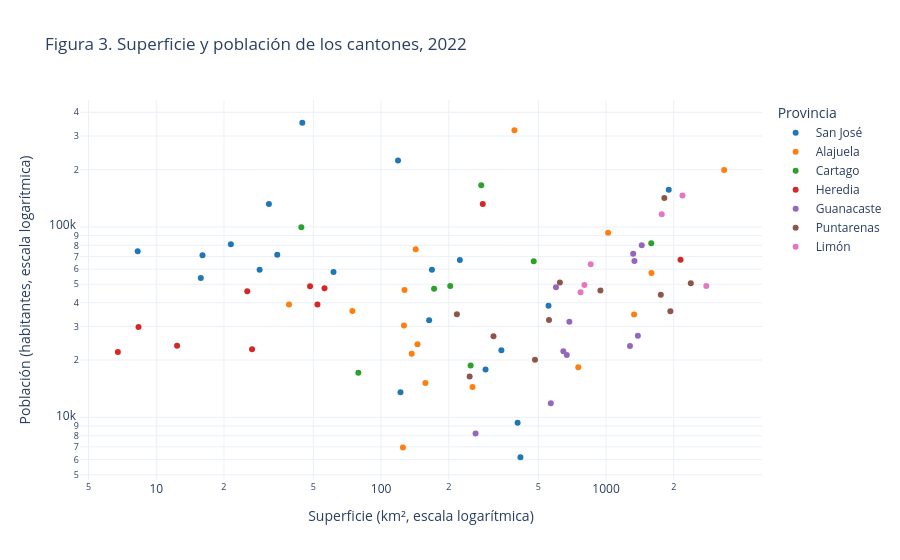

The notebook cell saved with this chart:
### Markdown cell above
La distribución es muy asimétrica: 59 de los 82 cantones tienen menos de 500 habitantes por km² (la mediana es de 83) y solo once, todos del Valle Central, superan los 2000. El valor extremo de la derecha es Tibás, con más de 9000 habitantes por km², seguido por el cantón de San José, con casi 8000. Por esa asimetría, el promedio de las densidades cantonales no representa bien al cantón típico; la mediana sí.

## Gráfico 3: superficie y población

Para explorar la relación entre dos variables numéricas se usa un gráfico de dispersión. Como ambas variables abarcan varios órdenes de magnitud, los dos ejes usan escala logarítmica. El color distingue la provincia y el cursor muestra el nombre de cada cantón.

### Code cell
fig = px.scatter(
    cantones,
    x="area_km2",
    y="poblacion",
    color="provincia",
    hover_name="canton",
    log_x=True,
    log_y=True,
    color_discrete_sequence=px.colors.qualitative.D3,
    title="Figura 3. Superficie y población de los cantones, 2022",
    labels={"area_km2": "Superficie (km², escala logarítmica)", "poblacion": "Población (habitantes, escala logarítmica)", "provincia": "Provincia"},
)
fig.show()

### Figure 1 — Plotly figure (JSON) as saved in the notebook; plotly's stock layout.template omitted (floating-point values rounded to 4 significant figures)
{"data": [{"hovertemplate": "<b>%{hovertext}</b><br><br>Provincia=San José<br>Superficie (km², escala logarítmica)=%{x}<br>Población (habitantes, escala logarítmica)=%{y}<extra></extra>", "hovertext": ["San José", "Escazú", "Desamparados", "Puriscal", "Tarrazú", "Aserrí", "Mora", "Goicoechea", "Santa Ana", "Alajuelita", "Vásquez de Coronado", "Acosta", "Tibás", "Moravia", "Montes de Oca", "Turrubares", "Dota", "Curridabat", "Pérez Zeledón", "León Cortés"], "legendgroup": "San José", "marker": {"color": "#1F77B4", "symbol": "circle"}, "mode": "markers", "name": "San José", "orientation": "v", "showlegend": true, "type": "scatter", "x": [44.62, 34.53, 118.9, 555.0, 291.3, 168.3, 163.5, 31.7, 61.42, 21.47, 223.9, 342.6, 8.27, 28.82, 15.78, 416.2, 404.4, 16.06, 1901.0, 121.9], "xaxis": "x", "y": [352381, 71500, 223226, 38525, 17810, 59588, 32348, 132104, 58020, 81012, 67078, 22542, 74592, 59546, 53862, 6173, 9364, 71026, 156917, 13553], "yaxis": "y"}, {"hovertemplate": "<b>%{hovertext}</b><br><br>Provincia=Alajuela<br>Superficie (km², escala logarítmica)=%{x}<br>Población (habitantes, escala logarítmica)=%{y}<extra></extra>", "hovertext": ["Alajuela", "San Ramón", "Grecia", "San Mateo", "Atenas", "Naranjo", "Palmares", "Poás", "Orotina", "San Carlos", "Zarcero", "Sarchí", "Upala", "Los Chiles", "Guatuso", "Río Cuarto"], "legendgroup": "Alajuela", "marker": {"color": "#FF7F0E", "symbol": "circle"}, "mode": "markers", "name": "Alajuela", "orientation": "v", "showlegend": true, "type": "scatter", "x": [391.6, 1022.0, 142.5, 125.0, 126.3, 127.0, 38.94, 74.48, 145.1, 3352.0, 157.4, 136.8, 1593.0, 1333.0, 752.8, 254.9], "xaxis": "x", "y": [322143, 93264, 76226, 6952, 30407, 46647, 39148, 36207, 24217, 198742, 15153, 21562, 57361, 34701, 18316, 14418], "yaxis": "y"}, {"hovertemplate": "<b>%{hovertext}</b><br><br>Provincia=Cartago<br>Superficie (km², escala logarítmica)=%{x}<br>Población (habitantes, escala logarítmica)=%{y}<extra></extra>", "hovertext": ["Cartago", "Paraíso", "La Unión", "Jiménez", "Turrialba", "Alvarado", "Oreamuno", "El Guarco"], "legendgroup": "Cartago", "marker": {"color": "#2CA02C", "symbol": "circle"}, "mode": "markers", "name": "Cartago", "orientation": "v", "showlegend": true, "type": "scatter", "x": [278.7, 477.0, 44.18, 250.1, 1589.0, 79.19, 202.9, 172.0], "xaxis": "x", "y": [165417, 65941, 99539, 18710, 82065, 17134, 48911, 47375], "yaxis": "y"}, {"hovertemplate": "<b>%{hovertext}</b><br><br>Provincia=Heredia<br>Superficie (km², escala logarítmica)=%{x}<br>Población (habitantes, escala logarítmica)=%{y}<extra></extra>", "hovertext": ["Heredia", "Barva", "Santo Domingo", "Santa Bárbara", "San Rafael", "San Isidro", "Belén", "Flores", "San Pablo", "Sarapiquí"], "legendgroup": "Heredia", "marker": {"color": "#D62728", "symbol": "circle"}, "mode": "markers", "name": "Heredia", "orientation": "v", "showlegend": true, "type": "scatter", "x": [283.1, 56.02, 25.4, 52.1, 48.31, 26.67, 12.38, 6.75, 8.34, 2144.0], "xaxis": "x", "y": [131901, 47699, 45932, 39133, 48848, 22806, 23759, 22026, 29860, 67153], "yaxis": "y"}, {"hovertemplate": "<b>%{hovertext}</b><br><br>Provincia=Guanacaste<br>Superficie (km², escala logarítmica)=%{x}<br>Población (habitantes, escala logarítmica)=%{y}<extra></extra>", "hovertext": ["Liberia", "Nicoya", "Santa Cruz", "Bagaces", "Carrillo", "Cañas", "Abangares", "Tilarán", "Nandayure", "La Cruz", "Hojancha"], "legendgroup": "Guanacaste", "marker": {"color": "#9467BD", "symbol": "circle"}, "mode": "markers", "name": "Guanacaste", "orientation": "v", "showlegend": true, "type": "scatter", "x": [1442.0, 1338.0, 1321.0, 1278.0, 599.0, 687.0, 646.0, 669.2, 568.1, 1385.0, 263.0], "xaxis": "x", "y": [80130, 66268, 72366, 23709, 48227, 31738, 22211, 21232, 11874, 26829, 8224], "yaxis": "y"}, {"hovertemplate": "<b>%{hovertext}</b><br><br>Provincia=Puntarenas<br>Superficie (km², escala logarítmica)=%{x}<br>Población (habitantes, escala logarítmica)=%{y}<extra></extra>", "hovertext": ["Puntarenas", "Esparza", "Buenos Aires", "Montes de Oro", "Osa", "Quepos", "Golfito", "Coto Brus", "Parrita", "Corredores", "Garabito"], "legendgroup": "Puntarenas", "marker": {"color": "#8C564B", "symbol": "circle"}, "mode": "markers", "name": "Puntarenas", "orientation": "v", "showlegend": true, "type": "scatter", "x": [1817.0, 217.2, 2383.0, 247.6, 1933.0, 557.9, 1753.0, 944.2, 483.2, 623.6, 316.0], "xaxis": "x", "y": [141697, 34808, 50562, 16395, 36088, 32416, 44086, 46351, 20068, 51023, 26672], "yaxis": "y"}, {"hovertemplate": "<b>%{hovertext}</b><br><br>Provincia=Limón<br>Superficie (km², escala logarítmica)=%{x}<br>Población (habitantes, escala logarítmica)=%{y}<extra></extra>", "hovertext": ["Limón", "Pococí", "Siquirres", "Talamanca", "Matina", "Guácimo"], "legendgroup": "Limón", "marker": {"color": "#E377C2", "symbol": "circle"}, "mode": "markers", "name": "Limón", "orientation": "v", "showlegend": true, "type": "scatter", "x": [1769.0, 2188.0, 855.1, 2792.0, 770.4, 801.6], "xaxis": "x", "y": [116457, 146320, 63765, 48906, 45329, 49606], "yaxis": "y"}], "layout": {"legend": {"title": {"text": "Provincia"}, "tracegroupgap": 0}, "title": {"text": "Figura 3. Superficie y población de los cantones, 2022"}, "xaxis": {"anchor": "y", "domain": [0.0, 1.0], "title": {"text": "Superficie (km², escala logarítmica)"}, "type": "log"}, "yaxis": {"anchor": "x", "domain": [0.0, 1.0], "title": {"text": "Población (habitantes, escala logarítmica)"}, "type": "log"}}}
